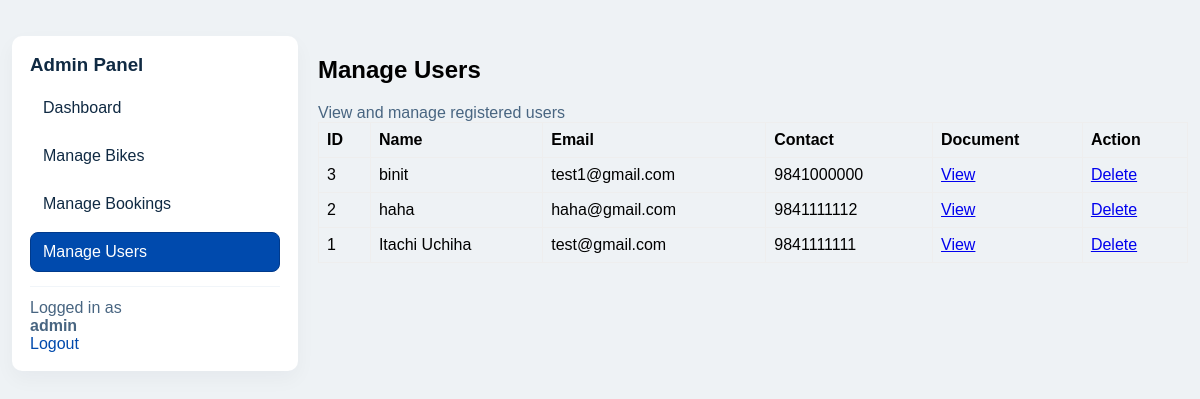
The page /admin/manage_users.php (signed in) on the database its author committed.
### tables this page shows
CREATE TABLE users (
    id INT AUTO_INCREMENT PRIMARY KEY,
    name VARCHAR(100),
    email VARCHAR(100) UNIQUE,
    password VARCHAR(255),
    contact_number VARCHAR(20),
    document VARCHAR(255)
);

### admin/manage_users.php (the view, shortened to what this page needs)
<?php
include '../config.php';
$res = mysqli_query($conn, "SELECT id, name, email, contact_number, document FROM users ORDER BY id DESC");
?>
<!DOCTYPE html>
<html>
<head>
  <link rel="stylesheet" href="../assets/css/style.css">
</head>
<body>
<div class="admin-container">
  <aside class="sidebar">
    <h3>Admin Panel</h3>
    <nav>
      <a href="admin_dashboard.php" class="nav-link">Dashboard</a>
      <a href="manage_bikes.php" class="nav-link">Manage Bikes</a>
      <a href="manage_bookings.php" class="nav-link">Manage Bookings</a>
      <a href="manage_users.php" class="nav-link active">Manage Users</a>
    </nav>
    <div style="margin-top:14px;border-top:1px solid #f1f5f9;padding-top:12px;color:#486581">Logged in as<br><strong><?= htmlspecialchars($_SESSION['admin']) ?></strong><br><a class="small-link" href="../logout.php">Logout</a></div>
  </aside>
  <main class="main">
    <div class="admin-header">
      <div>
        <h2 class="admin-title">Manage Users</h2>
        <div style="color:#486581">View and manage registered users</div>
      </div>
    </div>
    <div class="card">
      <table>
        <tr><th>ID</th><th>Name</th><th>Email</th><th>Contact</th><th>Document</th><th>Action</th></tr>
        <?php while($u = mysqli_fetch_assoc($res)): ?>
          <tr>
            <td><?= (int)$u['id'] ?></td>
            <td><?= htmlspecialchars($u['name']) ?></td>
            <td><?= htmlspecialchars($u['email']) ?></td>
            <td><?= htmlspecialchars($u['contact_number']) ?></td>
            <td>
              <?php if($u['document']): ?>
                <a href="../uploads/<?= htmlspecialchars($u['document']) ?>" target="_blank">View</a>
              <?php else: ?>
                -
              <?php endif; ?>
            </td>
            <td><a href="?delete=<?= (int)$u['id'] ?>" onclick="return confirm('Delete this user?')">Delete</a></td>
          </tr>
        <?php endwhile; ?>
      </table>
    </div>
  </main>
</div>
</body>
</html>

### assets/css/style.css (style rules this page uses)
body { font-family: Arial; background:#eef2f5; margin:0; }
.small-link { color:#004aad;text-decoration:none }
.admin-container { display:flex;gap:20px;max-width:1200px;margin:24px auto;padding:12px }
.sidebar { width:250px;background:#fff;padding:18px;border-radius:10px;box-shadow:0 8px 20px rgba(20,30,60,.04) }
.sidebar h3 { margin:0 0 12px;color:#102a43 }
.sidebar nav a { display:block;padding:10px 12px;margin-bottom:8px;color:#102a43;text-decoration:none;border-radius:8px;border:1px solid transparent }
.sidebar nav a.active { background:#004aad;color:#fff;border-color:#003a8c }
.main { flex:1 }

### admin/manage_users.php (style rules this page uses)
table { width:100%;border-collapse:collapse }
th,td { padding:8px;border:1px solid #eee;text-align:left }

### rows shown on the page
users: id "3", name "binit", email "test1@gmail.com", contact_number "9841000000"
users: id "2", name "haha", email "haha@gmail.com", contact_number "9841111112"
users: id "1", name "Itachi Uchiha", email "test@gmail.com", contact_number "9841111111"

### other values the page prints
$_SESSION['admin'] "admin"
